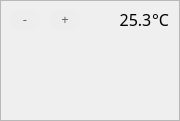
   <widget class="QFrame" name="tempGraphFrame">
    <property name="geometry">
     <rect>
      <x>140</x>
      <y>420</y>
      <width>180</width>
      <height>121</height>
     </rect>
    </property>
    <property name="styleSheet">
     <string notr="true">QPushButton {
	border-radius: 10px;
	border: 1px solid #EDEDED;
	background-color: #EDEDED;
	color: #666666;
	padding-bottom: 3px;
}

QPushButton:hover {
	border: 1px solid #009FA8;
	color: black;
}

QPushButton:pressed {
	background-color: #D3DDE0;
}</string>
    </property>
    <property name="frameShape">
     <enum>QFrame::StyledPanel</enum>
    </property>
    <property name="frameShadow">
     <enum>QFrame::Raised</enum>
    </property>
    <widget class="QLabel" name="tempGraphDegreesLabel">
     <property name="enabled">
      <bool>true</bool>
     </property>
     <property name="geometry">
      <rect>
       <x>150</x>
       <y>10</y>
       <width>21</width>
       <height>18</height>
      </rect>
     </property>
     <property name="font">
      <font>
       <family>Yu Gothic UI Light</family>
       <pointsize>12</pointsize>
      </font>
     </property>
     <property name="layoutDirection">
      <enum>Qt::RightToLeft</enum>
     </property>
     <property name="text">
      <string>°С</string>
     </property>
     <property name="alignment">
      <set>Qt::AlignCenter</set>
     </property>
    </widget>
    <widget class="QLabel" name="tempGraphValueLabel">
     <property name="enabled">
      <bool>true</bool>
     </property>
     <property name="geometry">
      <rect>
       <x>120</x>
       <y>10</y>
       <width>31</width>
       <height>18</height>
      </rect>
     </property>
     <property name="font">
      <font>
       <family>Yu Gothic UI Light</family>
       <pointsize>12</pointsize>
      </font>
     </property>
     <property name="layoutDirection">
      <enum>Qt::RightToLeft</enum>
     </property>
     <property name="text">
      <string>25.3</string>
     </property>
     <property name="alignment">
      <set>Qt::AlignCenter</set>
     </property>
    </widget>
    <widget class="QPushButton" name="tempGraphPlusPushButton">
     <property name="geometry">
      <rect>
       <x>50</x>
       <y>10</y>
       <width>30</width>
       <height>20</height>
      </rect>
     </property>
     <property name="sizePolicy">
      <sizepolicy hsizetype="Minimum" vsizetype="Minimum">
       <horstretch>0</horstretch>
       <verstretch>0</verstretch>
      </sizepolicy>
     </property>
     <property name="font">
      <font>
       <family>Yu Gothic UI Light</family>
       <pointsize>10</pointsize>
      </font>
     </property>
     <property name="styleSheet">
      <string notr="true"/>
     </property>
     <property name="text">
      <string>+</string>
     </property>
    </widget>
    <widget class="QPushButton" name="tempGraphMinusPushButton">
     <property name="geometry">
      <rect>
       <x>10</x>
       <y>10</y>
       <width>30</width>
       <height>20</height>
      </rect>
     </property>
     <property name="sizePolicy">
      <sizepolicy hsizetype="Minimum" vsizetype="Minimum">
       <horstretch>0</horstretch>
       <verstretch>0</verstretch>
      </sizepolicy>
     </property>
     <property name="font">
      <font>
       <family>Yu Gothic UI Light</family>
       <pointsize>10</pointsize>
      </font>
     </property>
     <property name="styleSheet">
      <string notr="true"/>
     </property>
     <property name="text">
      <string>-</string>
     </property>
    </widget>
   </widget>
